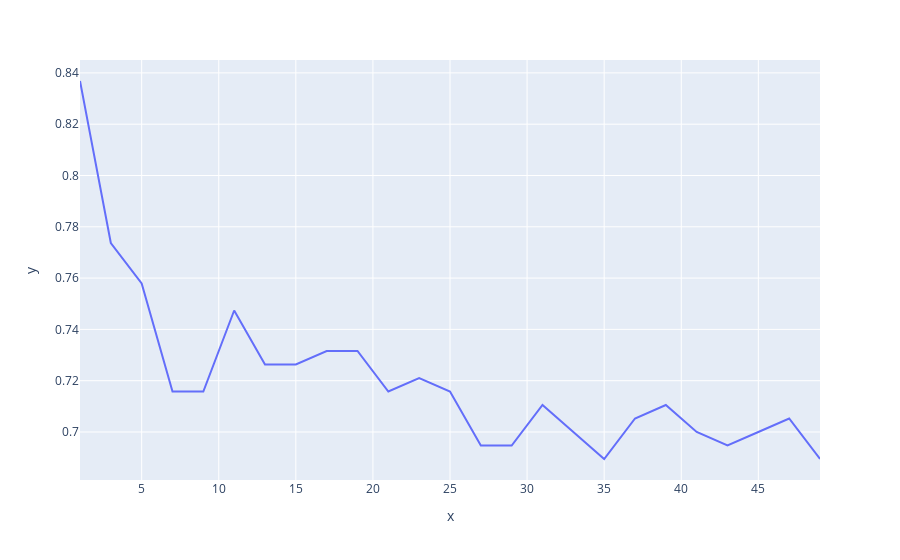

Write notebook code for a chart like this one.
### Code cell
px.line(x=k_values, y=accuracy_values)

### Figure 1 — Plotly figure (JSON) as saved in the notebook; plotly's stock layout.template omitted (floating-point values rounded to 4 significant figures)
{"data": [{"hovertemplate": "x=%{x}<br>y=%{y}<extra></extra>", "legendgroup": "", "line": {"color": "#636efa", "dash": "solid"}, "marker": {"symbol": "circle"}, "mode": "lines", "name": "", "orientation": "v", "showlegend": false, "type": "scatter", "x": [1, 3, 5, 7, 9, 11, 13, 15, 17, 19, 21, 23, 25, 27, 29, 31, 33, 35, 37, 39, 41, 43, 45, 47, 49], "xaxis": "x", "y": [0.8368, 0.7737, 0.7579, 0.7158, 0.7158, 0.7474, 0.7263, 0.7263, 0.7316, 0.7316, 0.7158, 0.7211, 0.7158, 0.6947, 0.6947, 0.7105, 0.7, 0.6895, 0.7053, 0.7105, 0.7, 0.6947, 0.7, 0.7053, 0.6895], "yaxis": "y"}], "layout": {"legend": {"tracegroupgap": 0}, "margin": {"t": 60}, "xaxis": {"anchor": "y", "domain": [0, 1], "title": {"text": "x"}}, "yaxis": {"anchor": "x", "domain": [0, 1], "title": {"text": "y"}}}}
